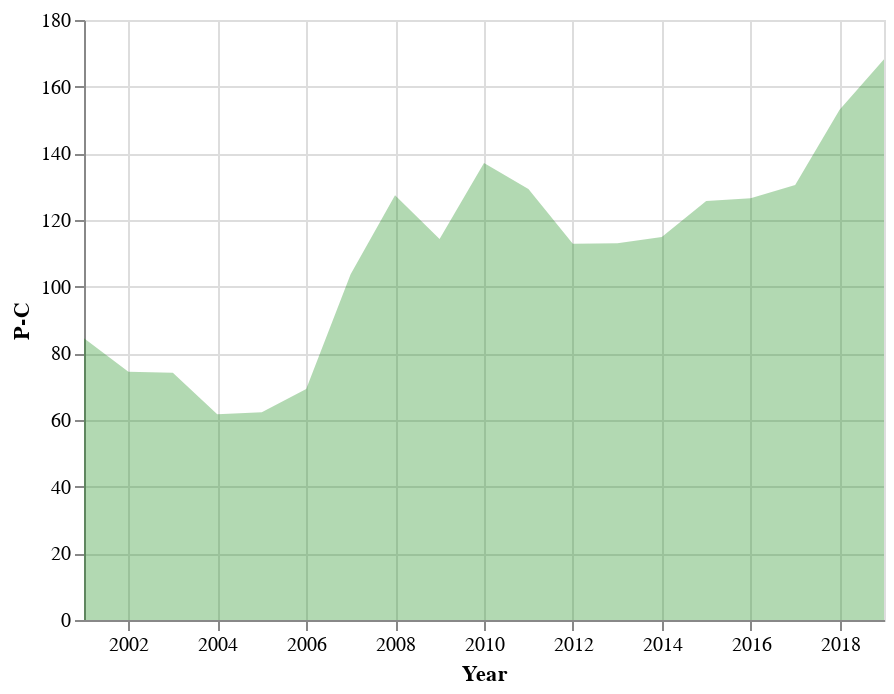

The notebook cell saved with this chart:
### Markdown cell above
#### Second: Eletricity Surplus in China(generation-consumption) (2001-2019)

### Code cell
# Calculate the Discrepancy so that I can draw the difference
df_new["P-C"] = df_new["Production"] - df_new["Consumption"]
## Second Drawing
base_figure = alt.Chart(df_new).encode(x="Year")
alt.layer(base_figure.mark_area(opacity=0.3, color="green").encode(y="P-C:Q"))

### Figure 1 — Vega-Lite specification as saved in the notebook (floating-point values rounded to 4 significant figures)
{"config": {"view": {"continuousWidth": 400, "continuousHeight": 300}}, "layer": [{"mark": {"type": "area", "color": "green", "opacity": 0.3}, "encoding": {"x": {"type": "temporal", "field": "Year"}, "y": {"type": "quantitative", "field": "P-C"}}}], "data": {"name": "data-9ab40c87e30f1f1534bfe37165f3623b"}, "$schema": "https://vega.github.io/schema/vega-lite/v4.8.1.json", "datasets": {"data-9ab40c87e30f1f1534bfe37165f3623b": [{"Year": "2001-01-01T00:00:00", "Production": 14810.0, "Consumption": 14720.0, "P-C": 84.5}, {"Year": "2002-01-01T00:00:00", "Production": 16540.0, "Consumption": 16470.0, "P-C": 74.5}, {"Year": "2003-01-01T00:00:00", "Production": 19110.0, "Consumption": 19030.0, "P-C": 74.2}, {"Year": "2004-01-01T00:00:00", "Production": 22030.0, "Consumption": 21970.0, "P-C": 61.7}, {"Year": "2005-01-01T00:00:00", "Production": 25000.0, "Consumption": 24940.0, "P-C": 62.3}, {"Year": "2006-01-01T00:00:00", "Production": 28660.0, "Consumption": 28590.0, "P-C": 69.3}, {"Year": "2007-01-01T00:00:00", "Production": 32820.0, "Consumption": 32710.0, "P-C": 103.7}, {"Year": "2008-01-01T00:00:00", "Production": 34670.0, "Consumption": 34540.0, "P-C": 127.4}, {"Year": "2009-01-01T00:00:00", "Production": 37150.0, "Consumption": 37030.0, "P-C": 114.3}, {"Year": "2010-01-01T00:00:00", "Production": 42070.0, "Consumption": 41930.0, "P-C": 137.1}, {"Year": "2011-01-01T00:00:00", "Production": 47130.0, "Consumption": 47000.0, "P-C": 129.3}, {"Year": "2012-01-01T00:00:00", "Production": 49880.0, "Consumption": 49760.0, "P-C": 112.9}, {"Year": "2013-01-01T00:00:00", "Production": 54320.0, "Consumption": 54200.0, "P-C": 113.0}, {"Year": "2014-01-01T00:00:00", "Production": 57940.0, "Consumption": 57830.0, "P-C": 114.9}, {"Year": "2015-01-01T00:00:00", "Production": 58150.0, "Consumption": 58020.0, "P-C": 125.7}, {"Year": "2016-01-01T00:00:00", "Production": 61330.0, "Consumption": 61210.0, "P-C": 126.5}, {"Year": "2017-01-01T00:00:00", "Production": 66040.0, "Consumption": 65910.0, "P-C": 130.5}, {"Year": "2018-01-01T00:00:00", "Production": 71660.0, "Consumption": 71510.0, "P-C": 153.1}, {"Year": "2019-01-01T00:00:00", "Production": 75030.0, "Consumption": 74870.0, "P-C": 168.2}]}}
